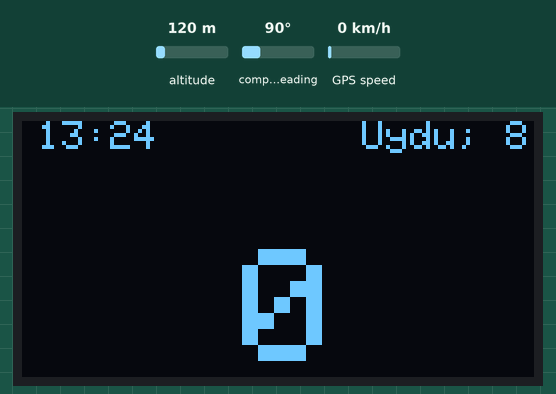
Recording of a sketch running on a simulated Arduino Uno, built with avr-gcc and run on an emulated ATmega328P. On the bench: 128×64 one-colour display. Inputs (shaded band) come from the test bench; at power-on: GPS speed 0 km/h, altitude 120 m, compass heading 90°. The GPS gets a fix after 3 s at 37.7749, -122.4194 with 8 satellites.

Above: at 4.7 s.
4.8 s: GPS speed set to 2 km/h
At 6.7 s:
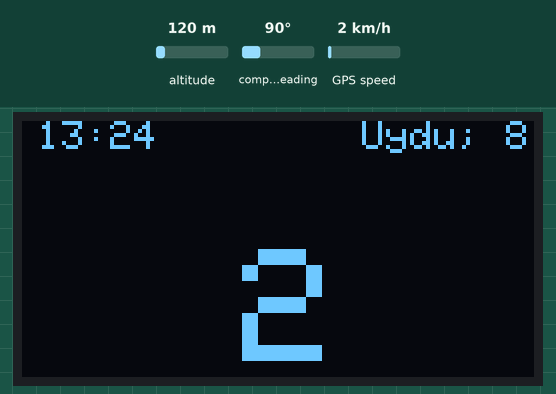
7.6 s: GPS speed set to 30 km/h
At 9.3 s:
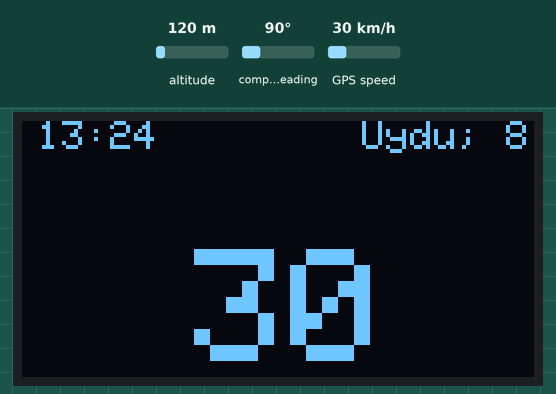
9.6 s: GPS speed set to 60 km/h
At 11.1 s:
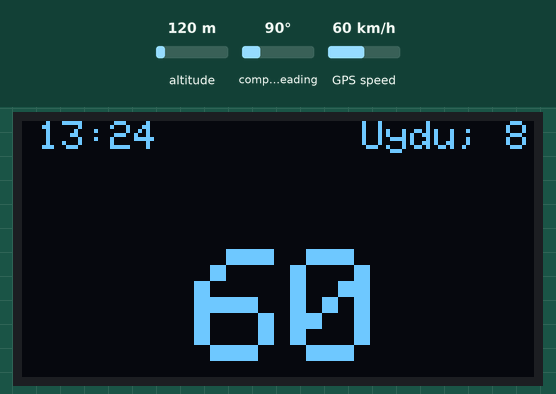
Timing chart, 0 to 12.6 s (numbered marks = the images above; inputs shaded):
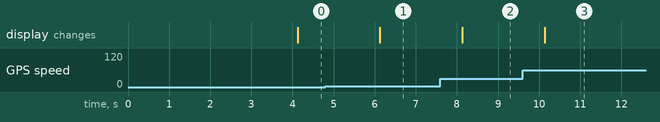

Measured:
- after the input at 4.8 s, the display: changes after 1.3 s (image 1)
- after the input at 7.6 s, the display: changes after 0.53 s (image 2)
- after the input at 9.6 s, the display: changes after 0.53 s (image 3)

The sketch:

nano_speedometer.ino
```cpp
#include <SPI.h>
#include <Wire.h>
#include <SoftwareSerial.h>
#include <Adafruit_GFX.h>
#include <Adafruit_SSD1306.h>
Adafruit_SSD1306 display(128, 64, &Wire, 4);
SoftwareSerial ss(2, 3);
#include <TinyGPS++.h>
TinyGPSPlus gps;
bool veriGeldi;
static const unsigned char PROGMEM logo_bmp[] =
{ 0x00, 0x00, 0x00, 0x00, 0x00, 0x00, 0x00, 0x00, 0x00, 0x00, 0x00, 0x00, 0x00, 0x00, 0x00, 0x00,
0x00, 0x00, 0x03, 0xff, 0xff, 0xcf, 0x03, 0xe0, 0x00, 0x00, 0x00, 0x00, 0x00, 0x00, 0x00, 0x00,
0x00, 0x00, 0x7f, 0xff, 0xff, 0x8f, 0x07, 0xc0, 0x00, 0x00, 0x00, 0x00, 0x00, 0x00, 0x00, 0x00,
0x00, 0x01, 0xff, 0xff, 0xff, 0x1e, 0x0f, 0x80, 0x00, 0x00, 0x00, 0x00, 0x00, 0x00, 0x00, 0x00,
0x00, 0x07, 0xff, 0xff, 0xfe, 0x3e, 0x0f, 0x00, 0x00, 0x00, 0x00, 0x00, 0x00, 0x00, 0x00, 0x00,
0x00, 0x0f, 0x00, 0x0f, 0xfe, 0x3c, 0x1e, 0x00, 0x00, 0x00, 0x00, 0x00, 0x00, 0x00, 0x00, 0x00,
0x00, 0x0f, 0x00, 0x00, 0xfc, 0x7c, 0x3c, 0x00, 0x00, 0x00, 0x00, 0x00, 0x00, 0x00, 0x00, 0x00,
0x00, 0x07, 0x80, 0x00, 0x38, 0x78, 0x78, 0x00, 0x00, 0x00, 0x00, 0x00, 0x00, 0x00, 0x00, 0x00,
0x00, 0x03, 0xc0, 0x00, 0x00, 0xf8, 0xf8, 0x00, 0x00, 0x00, 0x00, 0x00, 0x00, 0x00, 0x00, 0x00,
0x00, 0x01, 0xe0, 0x00, 0x00, 0xf1, 0xf0, 0x00, 0x00, 0x00, 0x0f, 0xff, 0x80, 0x00, 0x00, 0x00,
0x00, 0x00, 0xf0, 0x00, 0x01, 0xf3, 0xe0, 0x00, 0x3f, 0xff, 0xcf, 0xfe, 0x03, 0xf0, 0xfc, 0x3e,
0x00, 0x00, 0x78, 0x00, 0x01, 0xe7, 0xc0, 0x00, 0x7f, 0xff, 0x9f, 0xfe, 0x07, 0xe1, 0xfc, 0x7e,
0x00, 0x00, 0x3c, 0x00, 0x03, 0xef, 0x80, 0x00, 0xff, 0xff, 0xbf, 0xfc, 0x0f, 0xe1, 0xfc, 0x7e,
0x00, 0x00, 0x1e, 0x00, 0x03, 0xdf, 0x00, 0x01, 0xff, 0xe4, 0x38, 0x00, 0x1f, 0xe3, 0xfc, 0xfe,
0x00, 0x00, 0x0f, 0x00, 0x07, 0xfe, 0x00, 0x00, 0x03, 0xc0, 0x70, 0x00, 0x7f, 0xc3, 0xfc, 0xde,
0x00, 0x00, 0x07, 0x80, 0x07, 0xfc, 0x7c, 0x01, 0x07, 0x80, 0xff, 0xe0, 0xfb, 0xc7, 0xbd, 0xde,
0x00, 0x00, 0x01, 0xe0, 0x0f, 0xfe, 0x7c, 0x03, 0xe7, 0x80, 0xff, 0xc1, 0xf7, 0xc7, 0xbd, 0x9e,
0x00, 0x00, 0x00, 0xf0, 0x0f, 0xfe, 0x3e, 0x07, 0xcf, 0x01, 0xff, 0xc3, 0xc7, 0x8f, 0x3f, 0xbe,
0x01, 0x00, 0x00, 0x78, 0x1f, 0xff, 0x3e, 0x0f, 0x9e, 0x03, 0x80, 0x07, 0x8f, 0x8f, 0x3f, 0x3e,
0x03, 0xc0, 0x00, 0x3c, 0x1f, 0xdf, 0x3e, 0x1f, 0x1e, 0x07, 0x80, 0x0f, 0xff, 0x9e, 0x3f, 0x3c,
0x07, 0xf0, 0x00, 0x1e, 0x3f, 0x8f, 0x1e, 0x3e, 0x3c, 0x07, 0x00, 0x1f, 0xff, 0x1c, 0x3e, 0x3c,
0x0f, 0xff, 0x00, 0x0e, 0x3f, 0x0f, 0x9f, 0x7c, 0x7c, 0x0f, 0xfe, 0x3f, 0xff, 0x3c, 0x3e, 0x3c,
0x1f, 0xff, 0xfc, 0x3e, 0x7e, 0x07, 0x8f, 0x7c, 0x78, 0x1f, 0xfe, 0x78, 0x1f, 0x78, 0x3c, 0x3c,
0x3f, 0xff, 0xff, 0xfc, 0x7c, 0x07, 0x8f, 0xf8, 0xf0, 0x1f, 0xfd, 0xf0, 0x3e, 0x78, 0x3c, 0x3c,
0x7f, 0xff, 0xff, 0xe0, 0xf8, 0x07, 0xcf, 0xf1, 0xf0, 0x3f, 0xfb, 0xe0, 0x3e, 0xf0, 0x38, 0x7c,
0x0f, 0xff, 0xfc, 0x00, 0xf0, 0x03, 0xc7, 0xe0, 0x00, 0x00, 0x00, 0x00, 0x00, 0x00, 0x00, 0x00,
0x00, 0x00, 0x00, 0x00, 0x00, 0x00, 0x07, 0xc0, 0x00, 0x00, 0x00, 0x00, 0x00, 0x00, 0x00, 0x00,
0x00, 0x00, 0x00, 0x00, 0x00, 0x00, 0x0f, 0x80, 0x00, 0x00, 0x00, 0x00, 0x00, 0x00, 0x00, 0x00,
0x00, 0x00, 0x00, 0x00, 0x00, 0x00, 0x1f, 0x00, 0x00, 0x00, 0x00, 0x00, 0x00, 0x00, 0x00, 0x00,
0x00, 0x00, 0x00, 0x00, 0x00, 0x00, 0x3e, 0x00, 0x00, 0x00, 0x00, 0x00, 0x00, 0x00, 0x00, 0x00,
0x00, 0x00, 0x00, 0x00, 0x00, 0x00, 0x7c, 0x00, 0x00, 0x00, 0x00, 0x00, 0x00, 0x00, 0x00, 0x00,
0x00, 0x00, 0x00, 0x00, 0x00, 0x00, 0x78, 0x00, 0x00, 0x00, 0x00, 0x00, 0x00, 0x00, 0x00, 0x00,
0x00, 0x00, 0x00, 0x00, 0x00, 0x00, 0xf8, 0x00, 0x00, 0x00, 0x00, 0x00, 0x00, 0x00, 0x00, 0x00,
0x00, 0x00, 0x00, 0x00, 0x00, 0x01, 0xe0, 0x00, 0x00, 0x00, 0x00, 0x00, 0x00, 0x00, 0x00, 0x00,
0x00, 0x00, 0x00, 0x00, 0x00, 0x03, 0xe0, 0x00, 0x00, 0x00, 0x00, 0x00, 0x00, 0x00, 0x00, 0x00,
0x00, 0x00, 0x00, 0x00, 0x00, 0x07, 0xc0, 0x00, 0x00, 0x00, 0x00, 0x00, 0x00, 0x00, 0x00, 0x00,
0x00, 0x00, 0x00, 0x00, 0x00, 0x00, 0x00, 0x00, 0x00, 0x00, 0x00, 0x00, 0x00, 0x00, 0x00, 0x00 };
void setup() {
  display.begin(SSD1306_SWITCHCAPVCC, 0x3C);
  display.clearDisplay();
  display.drawBitmap(0,16,logo_bmp,128,37,1);
  display.display();
  display.setTextColor(SSD1306_WHITE);
  veriGeldi=false;
  ss.begin(9600);
}

void loop() {
while (ss.available() > 0)
    if (gps.encode(ss.read()))
      displayInfo();
}

void displayInfo()
{
  display.clearDisplay();

  if (gps.time.isValid())
  {
    String saat;
    int d1 = gps.time.hour();
    int d2 = gps.time.minute();
    if(d1+3>23){
    if(d1==21)
      d1=0;
    else if(d1==22)
      d1=1;
    else
      d1=2;}else d1+=3;
    if(d1<10)
      if(d2<10)
        saat="0"+(String)d1+":0"+(String)d2;
      else
        saat="0"+(String)d1+":"+(String)d2;
    else
      if(d2<10)
        saat=(String)d1+":0"+(String)d2;
      else
        saat=(String)d1+":"+(String)d2;
    char _saatDeger[7];
    saat.toCharArray(_saatDeger, 6);
    display.setTextSize(1);
    display.setCursor(4, 0);
    display.write(_saatDeger);

    smartDelay(0);
  }
if (gps.satellites.isValid())
  {
    String uydu=(String)gps.satellites.value();
    char _uyduDeger[4];
    uydu.toCharArray(_uyduDeger,3);
    display.setTextSize(1);
  display.setCursor(85, 0);
    display.write("Uydu; ");
    display.write(_uyduDeger);
    smartDelay(0);
  }

  if (gps.speed.isValid())
  {
    int _hiz = (int)gps.speed.kmph();
    if(_hiz>=0)
      veriGeldi=true;
    String hiz=(String)_hiz;
    char _hizDeger[5];
    hiz.toCharArray(_hizDeger,4);
    display.setTextSize(4);
    if(_hiz<100)
      if(_hiz<10)
        display.setCursor(55, 32);
      else
        display.setCursor(43, 32);
    else
      display.setCursor(30, 32);
    display.write(_hizDeger);
    smartDelay(0);
  }

  if(veriGeldi)
    display.display();
  smartDelay(1000);
}
static void smartDelay(unsigned long ms)
{
  unsigned long start = millis();
  do
  {
    while (ss.available())
      gps.encode(ss.read());
  } while (millis() - start < ms);
}
```
